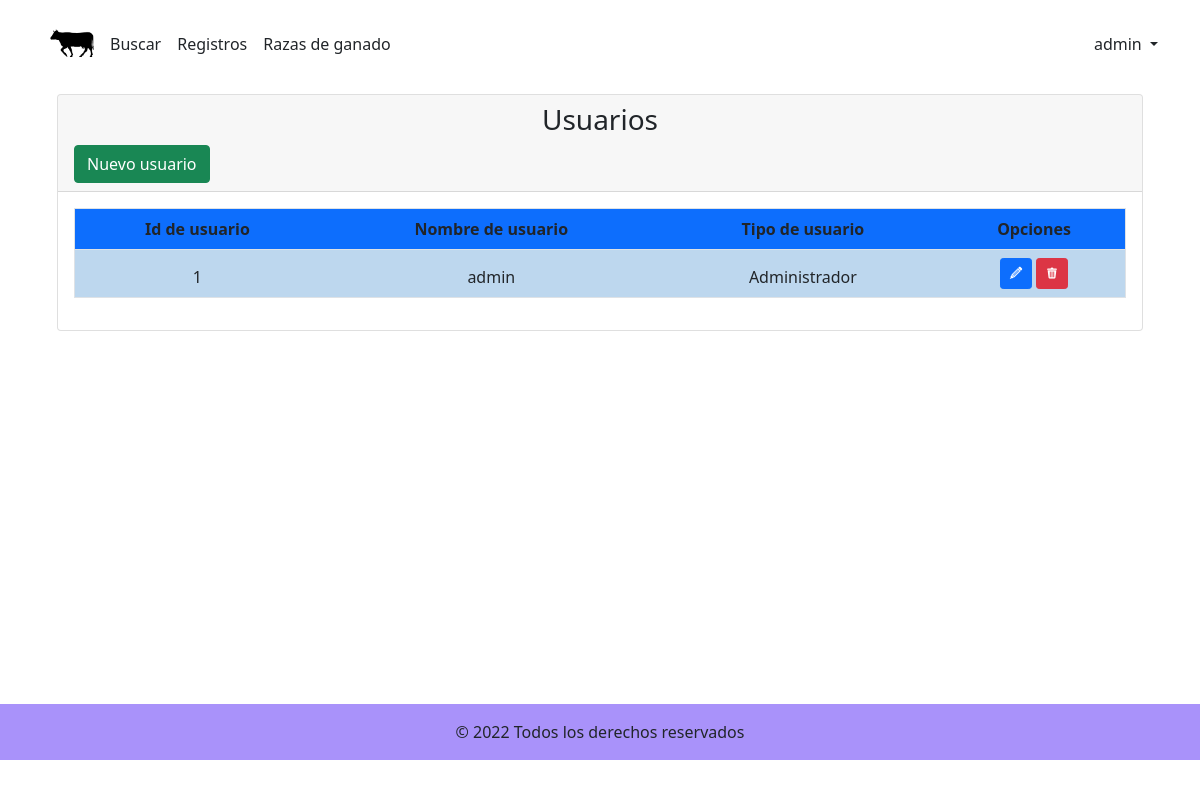
Screenshot of /recursos/usuarios.php (signed in) with the database file from the repository.
### tables this page shows
CREATE TABLE `usuarios` (
  `id` int(15) NOT NULL,
  `nombre_usuario` varchar(200) NOT NULL,
  `password` varchar(200) NOT NULL,
  `salt` varchar(100) NOT NULL,
  `nivel` varchar(10) NOT NULL
);

### recursos/usuarios.php (the view, shortened to what this page needs)
<?php
include "../componentes/conexion.php";
$nivel_usuario = $_SESSION['nivel'];
if ($nivel_usuario == 2) {
    echo "<script>window.history.go(-1);</script>";
} else if ($nivel_usuario == 1) {
    $consulta_usuarios = "SELECT * FROM usuarios";
    $resultado_consulta_usuarios = mysqli_query($conexion, $consulta_usuarios);
    $total_usuarios = mysqli_num_rows($resultado_consulta_usuarios);
?>
    <!DOCTYPE html>
    <html lang="en">
    <head>
        <link rel="stylesheet" href="../css/bootstrap.min.css">
        <link rel="stylesheet" href="../css/style.css">
        <link rel="stylesheet" href="../css/icons.css">
    </head>
    <body>
        <header> <?php include '../componentes/encabezado.php'; ?> </header>
        <main class="container" role="main">
            <div class="container container-fluid">
                <div class="row">
                    <div class="page-section">
                        <div class="card">
                            <div class="card-header">
                                <h3 class="text-center">Usuarios</h3>
                                <?php
                                if ($nivel_usuario == 1) {
                                    echo '<div class"text-center"><a class="btn btn-success" href="agregarUsuario.php">Nuevo usuario</a></div>';
                                }
                                ?>
                            </div>
                            <?php
                            if ($total_usuarios <= 0) {
                                echo "<h4 class='mt-5 mb-5 text-center text-danger'>Aun no hay usuarios dados de alta</h4>";
                            } else {
                            ?>
                                <div class="card-body table-responsive text-center" style="overflow:auto;">
                                    <table class="table table-hover border">
                                        <thead class="bg-primary">
                                            <tr>
                                                <th>Id de usuario</th>
                                                <th>Nombre de usuario</th>
                                                <th>Tipo de usuario</th>
                                                <th>Opciones</th>
                                            </tr>
                                            <?php
                                            $contador = 0;
                                            while ($fila = mysqli_fetch_array($resultado_consulta_usuarios)) {
                                                if ($contador % 2 == 0) {
                                                    echo "<tr class='border' style='background: #bdd7ee;'>";
                                                } else {
                                                    echo "<tr class='border' style='background: #c8d2ca;'>";
                                                }
                                            ?>
                                                <td><?php echo $fila['id']; ?></td>
                                                <td><?php echo $fila['nombre_usuario']; ?></td>
                                                <?php
                                                if ($fila['nivel'] == 1) {
                                                    echo "<td>Administrador</td>";
                                                } else {
                                                    echo "<td>Usuario</td>";
                                                }
                                                ?>
                                                <td>
                                                    <?php
                                                    if ($nivel_usuario == 1) {
                                                        echo "<a class='btn btn-primary btn-sm' href='actualizarUsuario.php?id=" . $fila['id'] . "'><span class='icon-pencil'></span></a>
                                                        <a class='btn btn-danger btn-sm' onclick='Delete($fila[id]);'><span class='icon-trashcan'></span></a>";
                                                    }
                                                    ?>
                                                </td>
                                                </tr>
                                        <?php
                                                $contador += 1;
                                            }
                                        }
                                        ?>
                                        </thead>
                                    </table>
                                </div>
                        </div>
                    </div>
                </div>
            </div>
        </main>
        <?php include '../componentes/footer.php'; ?>
    </body>
    </html>
<?php
} else {
    header('Location:../index.php');
}
?>

### css/style.css (style rules this page uses)
body>.container { padding: 30px 15px 0; }
body { background: url(images/back.png) center center no-repeat; background-attachment: fixed; background-size: auto; }
main { min-height: 75vh; }

### rows the page displays
usuarios: id "1", nombre_usuario "admin", nivel "Administrador"

### other values shown
$_SESSION['nombre_usuario'] "admin"
